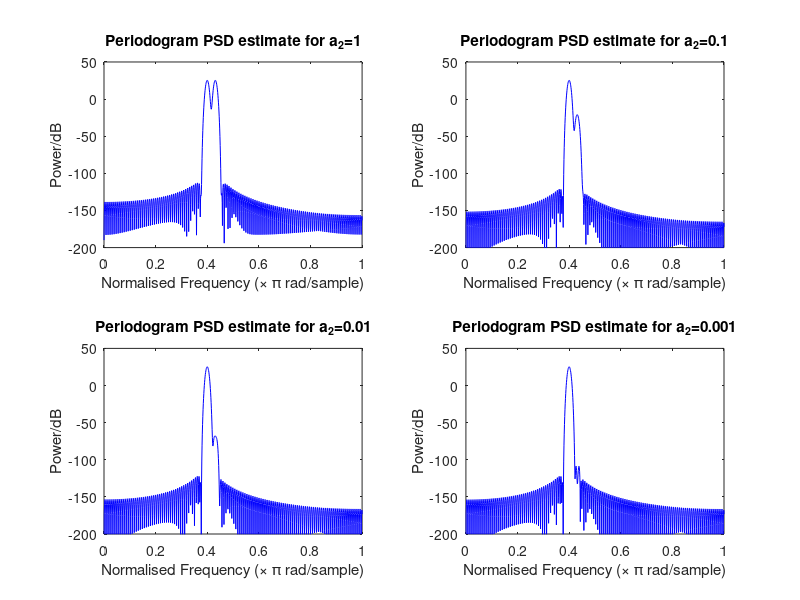
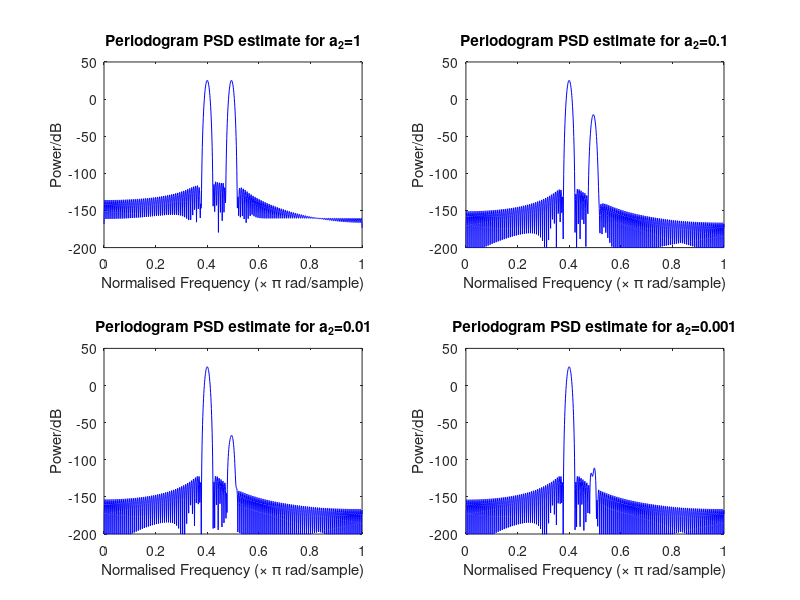
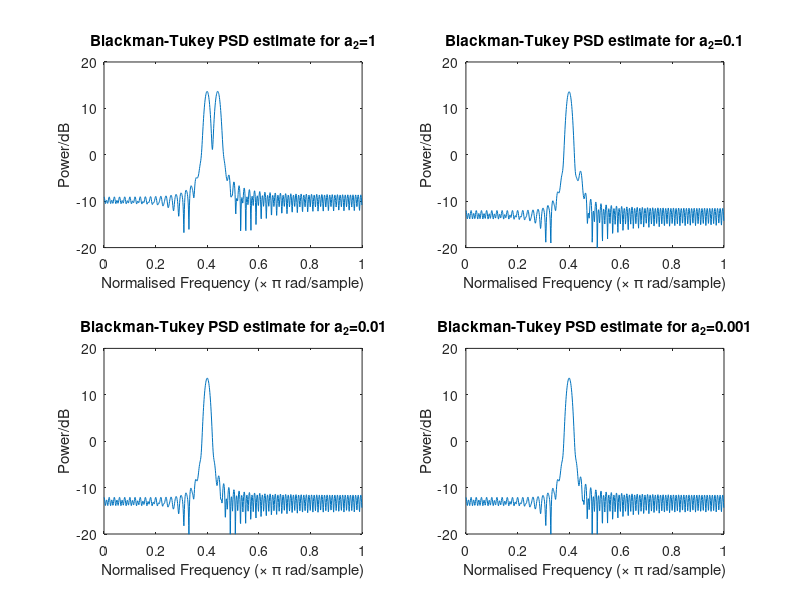
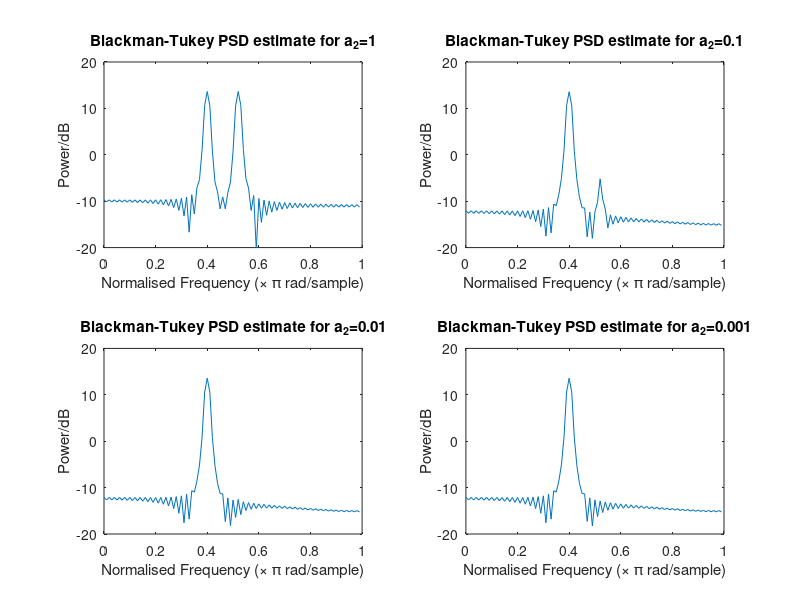

MATLAB code for these plots, in order:
% ASPMI Part 1.3f
% Make Chebyshev windowed periodogram of x[n] with varying a2
f0=0.2;
a1 = 1;

phi1 = 0;
phi2 = 0;
N = 256;

n = 0:N-1;
w_noise = 0; % 0 variance
nfft = 2048;
win = chebwin(N,70);

% Find periodograms for alpha=4
alpha = 4;

% Find periodogram for a2=1
a2 = 1;
x = a1*sin(f0*2*pi*n+phi1)+a2*sin((f0+alpha/N)*2*pi*n+phi2)+w_noise;
[pxx,w] = periodogram(x,win,nfft);
f = w./pi;
figure(1)
subplot(2,2,1)
plot(f,10*log(pxx),'b');
title('Periodogram PSD estimate for a_2=1')
xlabel('Normalised Frequency (\times \pi rad/sample)')
ylabel('Power/dB')
axis([0 1 -200 50])

% Find periodogram for a2=0.1
a2 = 0.1;
x = a1*sin(f0*2*pi*n+phi1)+a2*sin((f0+alpha/N)*2*pi*n+phi2)+w_noise;
[pxx,w] = periodogram(x,win,nfft);
f = w./pi;
figure(1)
subplot(2,2,2)
plot(f,10*log(pxx),'b');
title('Periodogram PSD estimate for a_2=0.1')
xlabel('Normalised Frequency (\times \pi rad/sample)')
ylabel('Power/dB')
axis([0 1 -200 50])

% Find periodogram for a2=0.01
a2 = 0.01;
x = a1*sin(f0*2*pi*n+phi1)+a2*sin((f0+alpha/N)*2*pi*n+phi2)+w_noise;
[pxx,w] = periodogram(x,win,nfft);
f = w./pi;
figure(1)
subplot(2,2,3)
plot(f,10*log(pxx),'b');
title('Periodogram PSD estimate for a_2=0.01')
xlabel('Normalised Frequency (\times \pi rad/sample)')
ylabel('Power/dB')
axis([0 1 -200 50])

% Find periodogram for a2=0.001
a2 = 0.001;
x = a1*sin(f0*2*pi*n+phi1)+a2*sin((f0+alpha/N)*2*pi*n+phi2)+w_noise;
[pxx,w] = periodogram(x,win,nfft);
f = w./pi;
figure(1)
subplot(2,2,4)
plot(f,10*log(pxx),'b');
title('Periodogram PSD estimate for a_2=0.001')
xlabel('Normalised Frequency (\times \pi rad/sample)')
ylabel('Power/dB')
axis([0 1 -200 50])

% Find periodograms for alpha=12
alpha = 12;

% Find periodogram for a2=1
a2 = 1;
x = a1*sin(f0*2*pi*n+phi1)+a2*sin((f0+alpha/N)*2*pi*n+phi2)+w_noise;
[pxx,w] = periodogram(x,win,nfft);
f = w./pi;
figure(2)
subplot(2,2,1)
plot(f,10*log(pxx),'b');
title('Periodogram PSD estimate for a_2=1')
xlabel('Normalised Frequency (\times \pi rad/sample)')
ylabel('Power/dB')
axis([0 1 -200 50])

% Find periodogram for a2=0.1
a2 = 0.1;
x = a1*sin(f0*2*pi*n+phi1)+a2*sin((f0+alpha/N)*2*pi*n+phi2)+w_noise;
[pxx,w] = periodogram(x,win,nfft);
f = w./pi;
figure(2)
subplot(2,2,2)
plot(f,10*log(pxx),'b');
title('Periodogram PSD estimate for a_2=0.1')
xlabel('Normalised Frequency (\times \pi rad/sample)')
ylabel('Power/dB')
axis([0 1 -200 50])

% Find periodogram for a2=0.01
a2 = 0.01;
x = a1*sin(f0*2*pi*n+phi1)+a2*sin((f0+alpha/N)*2*pi*n+phi2)+w_noise;
[pxx,w] = periodogram(x,win,nfft);
f = w./pi;
figure(2)
subplot(2,2,3)
plot(f,10*log(pxx),'b');
title('Periodogram PSD estimate for a_2=0.01')
xlabel('Normalised Frequency (\times \pi rad/sample)')
ylabel('Power/dB')
axis([0 1 -200 50])

% Find periodogram for a2=0.001
a2 = 0.001;
x = a1*sin(f0*2*pi*n+phi1)+a2*sin((f0+alpha/N)*2*pi*n+phi2)+w_noise;
[pxx,w] = periodogram(x,win,nfft);
f = w./pi;
figure(2)
subplot(2,2,4)
plot(f,10*log(pxx),'b');
title('Periodogram PSD estimate for a_2=0.001')
xlabel('Normalised Frequency (\times \pi rad/sample)')
ylabel('Power/dB')
axis([0 1 -200 50])

%%%%%%%%%%%%%%%% Use Blackman-Tukey method %%%%%%%%%%%%%%%%%%%%%%%%%%%%%%%%
% Find periodograms for alpha=4
alpha = 4;
N = 200; % Throw away some samples
fn = 0:2*1/200:1-1/200;
f = 0:2*1/nfft:1-1/nfft;
win_bt = chebwin(N,50);

% Find periodogram for a2=1
a2 = 1;
x = a1*sin(f0*2*pi*n+phi1)+a2*sin((f0+alpha/N)*2*pi*n+phi2)+w_noise;
acf_x = xcorr(x,'biased');
acf_x = acf_x(156:355);
fft_acf_x = fft(win_bt.*transpose(acf_x),nfft);
fft_acf_x = fft_acf_x + 10e-13;
figure(3)
subplot(2,2,1)
plot(f,10*log10(abs(fft_acf_x(1:nfft/2))))
title('Blackman-Tukey PSD estimate for a_2=1')
xlabel('Normalised Frequency (\times \pi rad/sample)')
ylabel('Power/dB')
axis([0 1 -20 20])

% Find periodogram for a2=0.1
a2 = 0.1;
x = a1*sin(f0*2*pi*n+phi1)+a2*sin((f0+alpha/N)*2*pi*n+phi2)+w_noise;
acf_x = xcorr(x,'biased');
acf_x = acf_x(156:355);
fft_acf_x = fft(win_bt.*transpose(acf_x),nfft);
fft_acf_x = fft_acf_x + 10e-13;
figure(3)
subplot(2,2,2)
plot(f,10*log10(abs(fft_acf_x(1:nfft/2))))
title('Blackman-Tukey PSD estimate for a_2=0.1')
xlabel('Normalised Frequency (\times \pi rad/sample)')
ylabel('Power/dB')
axis([0 1 -20 20])

% Find periodogram for a2=0.01
a2 = 0.01;
x = a1*sin(f0*2*pi*n+phi1)+a2*sin((f0+alpha/N)*2*pi*n+phi2)+w_noise;
acf_x = xcorr(x,'biased');
acf_x = acf_x(156:355);
fft_acf_x = fft(win_bt.*transpose(acf_x),nfft);
fft_acf_x = fft_acf_x + 10e-13;
figure(3)
subplot(2,2,3)
plot(f,10*log10(abs(fft_acf_x(1:nfft/2))))
title('Blackman-Tukey PSD estimate for a_2=0.01')
xlabel('Normalised Frequency (\times \pi rad/sample)')
ylabel('Power/dB')
axis([0 1 -20 20])

% Find periodogram for a2=0.001
a2 = 0.001;
x = a1*sin(f0*2*pi*n+phi1)+a2*sin((f0+alpha/N)*2*pi*n+phi2)+w_noise;
acf_x = xcorr(x,'biased');
acf_x = acf_x(156:355);
fft_acf_x = fft(win_bt.*transpose(acf_x),nfft);
fft_acf_x = fft_acf_x + 10e-15;
figure(3)
subplot(2,2,4)
plot(f,10*log10(abs(fft_acf_x(1:nfft/2))))
title('Blackman-Tukey PSD estimate for a_2=0.001')
xlabel('Normalised Frequency (\times \pi rad/sample)')
ylabel('Power/dB')
axis([0 1 -20 20])

% Find periodograms for alpha=12
alpha = 12;

% Find periodogram for a2=1
a2 = 1;
x = a1*sin(f0*2*pi*n+phi1)+a2*sin((f0+alpha/N)*2*pi*n+phi2)+w_noise;
acf_x = xcorr(x,'biased');
acf_x = acf_x(156:355);
fft_acf_x = fft(win_bt.*transpose(acf_x));
fft_acf_x = fft_acf_x + 10e-13;
figure(4)
subplot(2,2,1)
plot(fn,10*log10(abs(fft_acf_x(1:100))))
title('Blackman-Tukey PSD estimate for a_2=1')
xlabel('Normalised Frequency (\times \pi rad/sample)')
ylabel('Power/dB')
axis([0 1 -20 20])

% Find periodogram for a2=0.1
a2 = 0.1;
x = a1*sin(f0*2*pi*n+phi1)+a2*sin((f0+alpha/N)*2*pi*n+phi2)+w_noise;
acf_x = xcorr(x,'biased');
acf_x = acf_x(156:355);
fft_acf_x = fft(win_bt.*transpose(acf_x));
fft_acf_x = fft_acf_x + 10e-13;
figure(4)
subplot(2,2,2)
plot(fn,10*log10(abs(fft_acf_x(1:100))))
title('Blackman-Tukey PSD estimate for a_2=0.1')
xlabel('Normalised Frequency (\times \pi rad/sample)')
ylabel('Power/dB')
axis([0 1 -20 20])

% Find periodogram for a2=0.01
a2 = 0.01;
x = a1*sin(f0*2*pi*n+phi1)+a2*sin((f0+alpha/N)*2*pi*n+phi2)+w_noise;
acf_x = xcorr(x,'biased');
acf_x = acf_x(156:355);
fft_acf_x = fft(win_bt.*transpose(acf_x));
fft_acf_x = fft_acf_x + 10e-13;
figure(4)
subplot(2,2,3)
plot(fn,10*log10(abs(fft_acf_x(1:100))))
title('Blackman-Tukey PSD estimate for a_2=0.01')
xlabel('Normalised Frequency (\times \pi rad/sample)')
ylabel('Power/dB')
axis([0 1 -20 20])

% Find periodogram for a2=0.001
a2 = 0.001;
x = a1*sin(f0*2*pi*n+phi1)+a2*sin((f0+alpha/N)*2*pi*n+phi2)+w_noise;
acf_x = xcorr(x,'biased');
acf_x = acf_x(156:355);
fft_acf_x = fft(win_bt.*transpose(acf_x));
fft_acf_x = fft_acf_x + 10e-13;
figure(4)
subplot(2,2,4)
plot(fn,10*log10(abs(fft_acf_x(1:100))))
title('Blackman-Tukey PSD estimate for a_2=0.001')
xlabel('Normalised Frequency (\times \pi rad/sample)')
ylabel('Power/dB')
axis([0 1 -20 20])